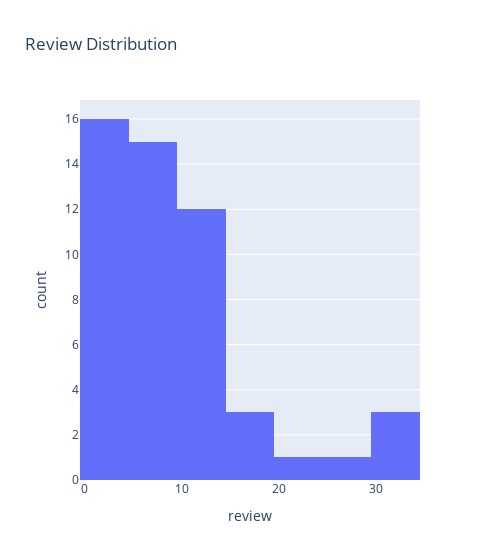

The code cell stored with this chart in its notebook:
### Code cell
px.histogram(df, 'review', width=500, title='Review Distribution')

### Figure 1 — Plotly figure (JSON) as saved in the notebook; plotly's stock layout.template omitted (floating-point values rounded to 4 significant figures)
{"data": [{"alignmentgroup": "True", "bingroup": "x", "hovertemplate": "review=%{x}<br>count=%{y}<extra></extra>", "legendgroup": "", "marker": {"color": "#636efa", "pattern": {"shape": ""}}, "name": "", "offsetgroup": "", "orientation": "v", "showlegend": false, "type": "histogram", "x": [26, 8, 32, 5, 5, 32, 12, 7, 3, 4, 7, 5, 9, 6, 3, 8, 7, 3, 4, 5, 3, 2, 3, 2, 1, 1, 2, 2, 3, 1, 2, 30, 5, 20, 15, 16, 14, 13, 15, 14, 13, 14, 13, 12, 11, 11, 11, 10, 5, 8, 6], "xaxis": "x", "yaxis": "y"}], "layout": {"barmode": "relative", "legend": {"tracegroupgap": 0}, "title": {"text": "Review Distribution"}, "width": 500, "xaxis": {"anchor": "y", "domain": [0, 1], "title": {"text": "review"}}, "yaxis": {"anchor": "x", "domain": [0, 1], "title": {"text": "count"}}}}
